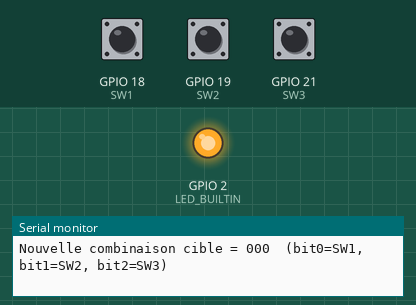
The sketch below on a simulated ESP32. Shown: output pins drawn as LEDs (lit = HIGH), the last lines printed to the serial monitor. The inputs (shaded band) are chosen by the test bench; at power-on: GPIO 18 (SW1) HIGH, GPIO 19 (SW2) HIGH, GPIO 21 (SW3) HIGH. Random numbers use the default seed unless the sketch sets one.

Above: at 0.1 s.
At 3.1 s:
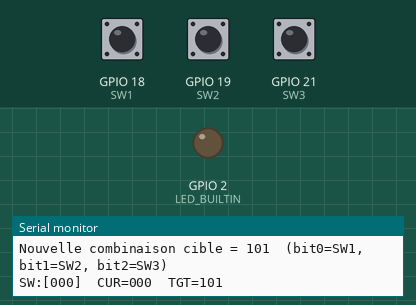
Timing chart, 0 to 4.6 s (numbered marks = the images above):
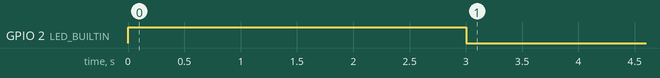

Measured:
- by itself, GPIO 2 (LED_BUILTIN): LOW → HIGH at 0.00 s, → LOW 3.0 s later

The sketch:

testinterupteur.ino
```cpp
// --- Pins ESP32 ---
#define SW1 18
#define SW2 19
#define SW3 21
#define LED_BUILTIN 2

// Si tes interrupteurs ferment vers GND => actif LOW (pullup interne)
const bool ACTIVE_LOW = true;

// Etat cible (3 bits, 0..7)
byte target = 0;
byte lastTarget = 255;

// Timer de validation
unsigned long matchSince = 0;
bool inMatch = false;

void setup() {
  Serial.begin(115200);

  pinMode(SW1, INPUT_PULLUP);
  pinMode(SW2, INPUT_PULLUP);
  pinMode(SW3, INPUT_PULLUP);
  pinMode(LED_BUILTIN, OUTPUT);

  randomSeed(analogRead(0));
  newTarget();
}

void loop() {
  // Lecture simple des 3 interrupteurs
  bool s1 = readSwitch(SW1);
  bool s2 = readSwitch(SW2);
  bool s3 = readSwitch(SW3);

  // Encode l'état courant sur 3 bits: b2 b1 b0
  byte current = (s3 << 2) | (s2 << 1) | (s1 << 0);

  // Feedback et logique de validation
  if (current == target) {
    digitalWrite(LED_BUILTIN, HIGH);
    if (!inMatch) { matchSince = millis(); inMatch = true; }
    if (millis() - matchSince > 3000) {
      newTarget();
      inMatch = false;
    }
  } else {
    digitalWrite(LED_BUILTIN, LOW);
    inMatch = false;
  }

  // Debug (facultatif)
  static unsigned long lastPrint = 0;
  if (millis() - lastPrint > 200) {
    Serial.print("SW:[");
    Serial.print(s1); Serial.print(s2); Serial.print(s3);
    Serial.print("]  CUR="); printBits(current);
    Serial.print("  TGT=");  printBits(target);
    Serial.println();
    lastPrint = millis();
  }

  delay(20); // petit confort anti-rebond soft (simplissime)
}

// --- Utils ---
bool readSwitch(int pin) {
  int v = digitalRead(pin);
  return ACTIVE_LOW ? (v == LOW) : (v == HIGH);
}

void newTarget() {
  do {
    target = random(0, 8); // 0..7
  } while (target == lastTarget); // évite la même combinaison deux fois de suite
  lastTarget = target;

  Serial.print("Nouvelle combinaison cible = ");
  printBits(target);
  Serial.println("  (bit0=SW1, bit1=SW2, bit2=SW3)");
  digitalWrite(LED_BUILTIN, LOW);
}

// Affiche 3 bits (b2 b1 b0)
void printBits(byte x) {
  Serial.print((x >> 2) & 1);
  Serial.print((x >> 1) & 1);
  Serial.print(x & 1);
}
```
